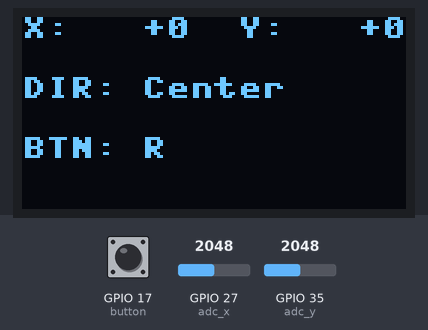
Recording of a program running on a simulated ESP32 board running MicroPython. Parts: 128×64 one-colour display. The test bench sets the inputs (shaded band); at power-on: GPIO 27 (adc_x) = 2048, GPIO 35 (adc_y) = 2048, GPIO 17 (button) HIGH (analog values on the 0–4095 scale). The clock reads 2024-03-15 10:24:30 at power-on unless the program sets it; what the program prints to the serial console is not drawn.

Above: at 2.1 s.
2.2 s: GPIO 27 (adc_x) set to 2866
At 4.0 s:
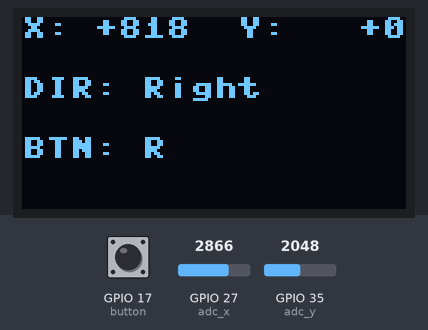
4.5 s: GPIO 35 (adc_y) set to 2866
At 5.4 s:
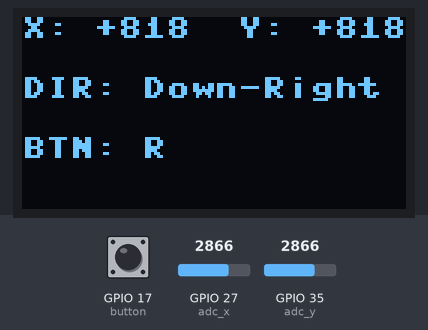
6.5 s: GPIO 17 (button) pulled LOW for 1 s
9.5 s: GPIO 27 (adc_x) set to 3366
At 11.2 s:
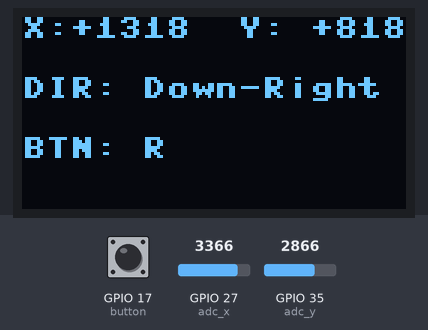
11.5 s: GPIO 27 (adc_x) set to 3475
At 13.2 s:
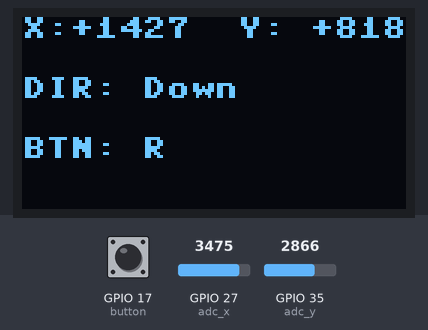
13.5 s: GPIO 35 (adc_y) set to 1228
At 14.6 s:
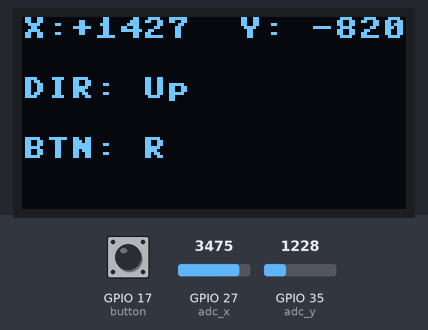
Timing chart, 0 to 16.5 s (numbered marks = the images above; inputs shaded):
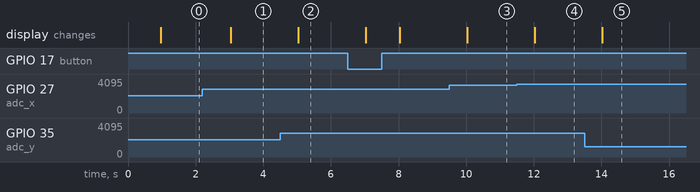

The program:

joy.py
```python
# joystick_oled_minimal.py
# MicroPython for ESP32
# 顯示：Centered X/Y、Direction(英文)、BTN 狀態 (R=Released, P=Pressed)
# 接線：URx=27 URy=35 SW=17 SDA=21 SCL=22

from machine import Pin, ADC, I2C
import time

# ===== user pins =====
JOYSTICK_X_PIN = 27
JOYSTICK_Y_PIN = 35
JOYSTICK_BUTTON_PIN = 17
I2C_SDA_PIN = 21
I2C_SCL_PIN = 22

OLED_WIDTH = 128
OLED_HEIGHT = 64   # 如果是 128x32 改成 32

# ===== parameters =====
MOVING_AVG_WINDOW = 5
DEADZONE = 200
REFRESH_INTERVAL = 0.12

# ===== init ADC & button =====
adc_x = ADC(Pin(JOYSTICK_X_PIN))
adc_y = ADC(Pin(JOYSTICK_Y_PIN))
button = Pin(JOYSTICK_BUTTON_PIN, Pin.IN, Pin.PULL_UP)  # 0=pressed

try:
    adc_x.atten(ADC.ATTN_11DB)
    adc_y.atten(ADC.ATTN_11DB)
except:
    pass
try:
    adc_x.width(ADC.WIDTH_12BIT)
    adc_y.width(ADC.WIDTH_12BIT)
except:
    pass

# ===== init I2C & OLED (optional) =====
try:
    i2c = I2C(0, scl=Pin(I2C_SCL_PIN), sda=Pin(I2C_SDA_PIN), freq=400000)
except Exception:
    i2c = I2C(scl=Pin(I2C_SCL_PIN), sda=Pin(I2C_SDA_PIN), freq=400000)

oled = None
try:
    import ssd1306
    oled = ssd1306.SSD1306_I2C(OLED_WIDTH, OLED_HEIGHT, i2c)
except Exception as e:
    oled = None
    # 若沒有 OLED，會把結果印到序列埠，方便除錯
    print("OLED not available (ssd1306.py missing or init error). I2C scan:", i2c.scan(), "err:", e)

# ===== smoothing buffer =====
buffer_x = []
buffer_y = []
def push_and_average(buffer, value, maxlen):
    buffer.append(value)
    if len(buffer) > maxlen:
        buffer.pop(0)
    return sum(buffer) // len(buffer)

# ===== center calibration (once at boot) =====
def calibrate_center(samples=80, delay=0.01):
    sx = 0
    sy = 0
    for _ in range(samples):
        sx += adc_x.read()
        sy += adc_y.read()
        time.sleep(delay)
    return sx // samples, sy // samples

print("Calibrating center... keep joystick still")
center_x, center_y = calibrate_center()
print("Calibrated: cX =", center_x, " cY =", center_y)
time.sleep(0.1)

# ===== direction detection (input: centered dx, dy) =====
def get_direction_english(dx, dy, deadzone):
    adx = abs(dx)
    ady = abs(dy)
    if adx < deadzone and ady < deadzone:
        return "Center"
    up = dy < -deadzone
    down = dy > deadzone
    left = dx < -deadzone
    right = dx > deadzone
    # diagonal if both axes significant and similar
    if (left or right) and (up or down):
        ratio = 0.6
        if adx * ratio <= ady and ady * ratio <= adx:
            if up and left: return "Up-Left"
            if up and right: return "Up-Right"
            if down and left: return "Down-Left"
            if down and right: return "Down-Right"
    if up: return "Up"
    if down: return "Down"
    if left: return "Left"
    if right: return "Right"
    return "Unknown"

# ===== minimal OLED display =====
def show_minimal_on_oled(centered_x, centered_y, direction_text, btn_state):
    # If no OLED, print to serial
    if oled is None:
        print("X:{:+5d} Y:{:+5d}  DIR:{}  BTN:{}".format(centered_x, centered_y, direction_text, btn_state))
        return
    oled.fill(0)
    # line 1: centered X/Y
    oled.text("X:{:+5d}  Y:{:+5d}".format(centered_x, centered_y), 0, 0)
    # line 2: direction and button
    oled.text("DIR: {}".format(direction_text), 0, 20)
    oled.text("BTN: {}".format(btn_state), 0, 40)
    oled.show()

# ===== main loop =====
try:
    last_show = 0
    while True:
        raw_x = adc_x.read()
        raw_y = adc_y.read()

        smooth_x = push_and_average(buffer_x, raw_x, MOVING_AVG_WINDOW)
        smooth_y = push_and_average(buffer_y, raw_y, MOVING_AVG_WINDOW)

        # centered coordinates (center = 0,0)
        centered_x = smooth_x - center_x
        centered_y = smooth_y - center_y
        # if Y appears inverted, use: centered_y = center_y - smooth_y

        direction_text = get_direction_english(centered_x, centered_y, DEADZONE)
        btn_state = "P" if button.value() == 0 else "R"

        if (time.time() - last_show) >= REFRESH_INTERVAL:
            show_minimal_on_oled(centered_x, centered_y, direction_text, btn_state)
            last_show = time.time()

        time.sleep(0.01)

except KeyboardInterrupt:
    print("Stopped")
```

Measured:
- the behaviour switches between 3411 and 3412 on GPIO 27 (adc_x) (found by bisection; images 3 and 4)
- after the input at 2.2 s, the display: changes after 0.83 s (image 1)
- after the input at 4.5 s, the display: changes after 0.53 s (image 2)
- after the input at 9.5 s, the display: changes after 0.53 s (image 3)
- after the input at 11.5 s, the display: changes after 0.53 s (image 4)
- after the input at 13.5 s, the display: changes after 0.53 s (image 5)
